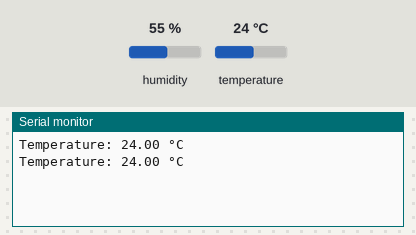
Recording of a sketch running on a simulated Arduino Uno, built with avr-gcc and run on an emulated ATmega328P. On the bench: the last lines printed to the serial monitor. Inputs (shaded band) come from the test bench; at power-on: temperature 24 °C, humidity 55 %.

Above: at 10.8 s.
10.9 s: temperature set to 12 °C
At 16.4 s:
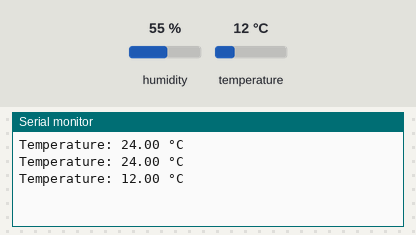
18.4 s: temperature set to 19 °C
At 20.4 s:
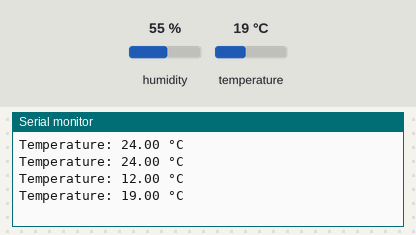
Timing chart, 0 to 21.9 s (numbered marks = the images above; inputs shaded):
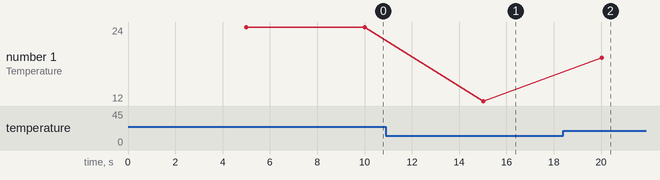

The sketch:

TEMP_Sensor.ino
```cpp
#include <DHT.h>

#define DHTPIN 2          // Pin where the DHT22 is connected
#define DHTTYPE DHT22     // DHT type (DHT11 or DHT22)

DHT dht(DHTPIN, DHTTYPE);

void setup() {
  Serial.begin(9600);
  dht.begin();
}

void loop() {
  delay(5000);  // Wait for 5 seconds between readings

  float temperature = dht.readTemperature();  // Read temperature in Celsius

  Serial.print("Temperature: ");
  Serial.print(temperature);
  Serial.println(" °C");
}
```

Measured:
- after the input at 10.9 s, the serial monitor: prints a new line after 4.1 s (image 1)
- after the input at 18.4 s, the serial monitor: prints a new line after 1.6 s (image 2)
- plotted number 1: 24 → 12 after the input at 10.9 s, 12 → 19 after the input at 18.4 s
